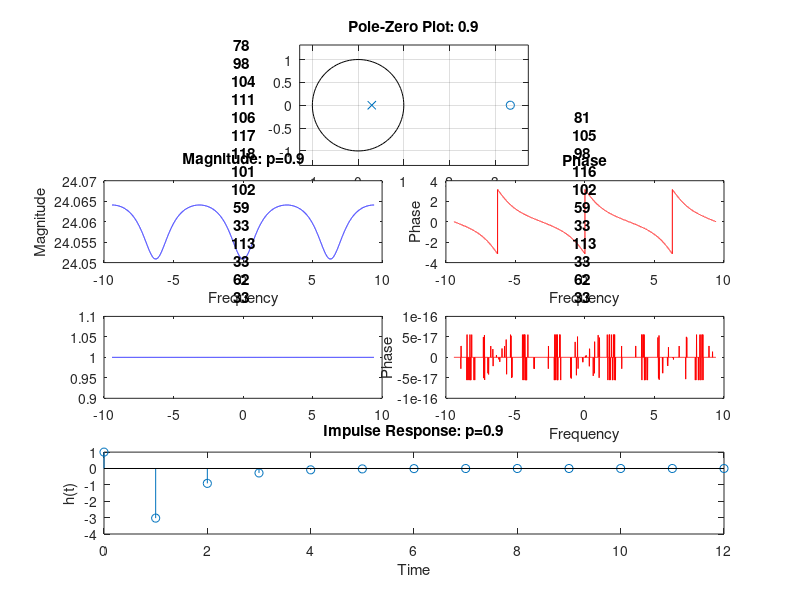

Write the MATLAB code that produced this figure.
function y=poleplot()

	p=0.9;
	b = [1 -3.33];
	a = [1 -0.3];

	for i=-10:10

		subplot(3,4,[1,2,3,4])
		zplane(b,a)
		title("Pole-Zero Plot: 0.9")

		[H w] = freqz(b, a, -3*pi:1/1000:3*pi);
		subplot(4,4,[5,6]);
		plot(w, 20.*log(abs(H)), 'b');
		title("Magnitude: p=0.9");
		xlabel("Frequency")
		ylabel("Magnitude")
		subplot(4,4,[7,8]);
		plot(w, angle(H), 'r');
		xlabel("Frequency")
		ylabel("Phase")
		title("Phase");

		p = i/10;
		bnew = [1 -10/i];
		anew = [1 -p];
		[H w] = freqz(bnew,anew, -3*pi:0.01:3*pi);

		subplot(4,4,[9,10]);
		plot(w, abs(H), 'b');
		title("Magnitude: p = "+p);
		subplot(4,4,[11,12]);
		xlabel("Frequency")
		ylabel("Magnitude")
		plot(w, angle(H), 'r');
		title("Phase: p = "+p);
		xlabel("Frequency")
		ylabel("Phase")

		subplot(4,4,[13,16]);
		[h t] = impz(b,a);
		stem(t, h);
		title("Impulse Response: p=0.9")
		xlabel("Time")
		ylabel("h(t)")

		pause(1);
	end
end
